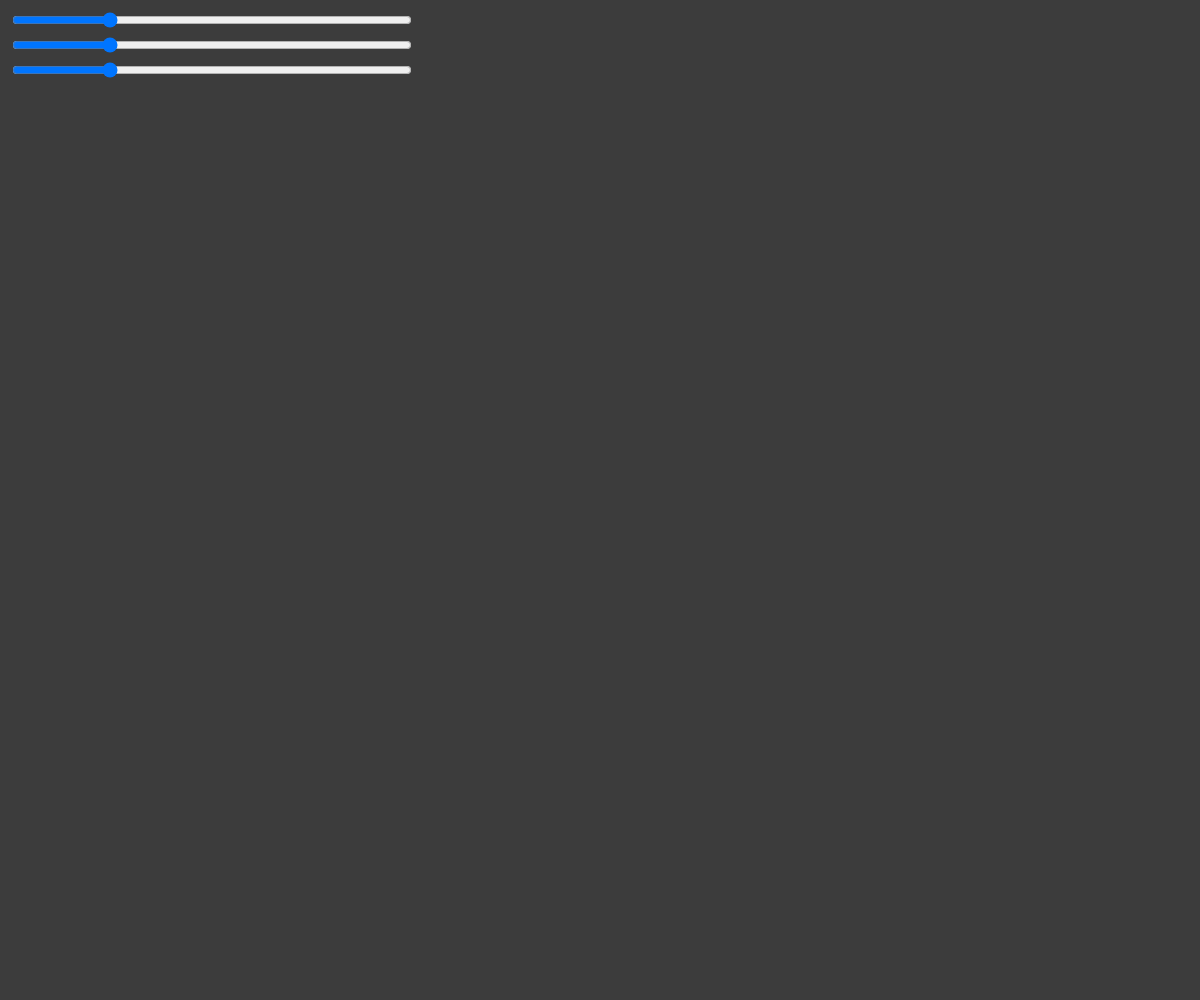
Frame 1 (no input)
Frame 60 (no input): identical to frame 1, image omitted
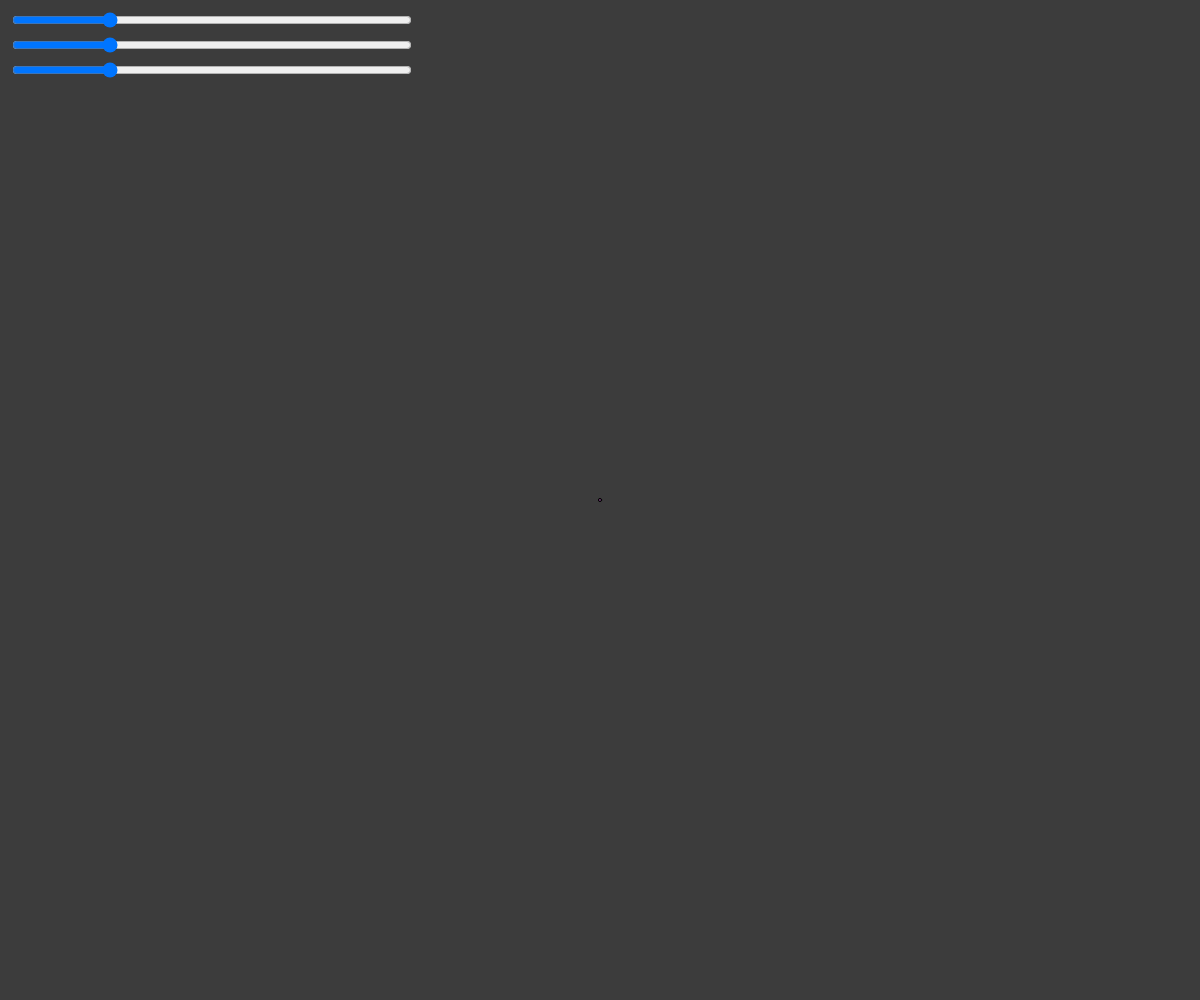
Frame 120 (the mouse pressed at the canvas centre since frame 60)

The p5.js sketch that drew these frames (run headless with seeded random() and noise() and a simulated clock; from frame 60 on, the mouse is pressed at the canvas centre):

// p5.js sketch
// ── sketch.js
// Arrays and Object Notation Assignment
// Laura Lima
// Thursday, October 10th
//
// Extra for Experts:
// I tried to learn how to use vectors. I haven't taken physics yet so I had chatGPT help me with the math of it

// use vectors

// Global variables
let holder = [];
let horizontalMirroring = false;
let verticalMirroring = false;
let oppCornerMirroring = false;
let gravity, sliderBgColor, sliderR, sliderG, sliderB;

function setup() {
  createCanvas(windowWidth, windowHeight);
  gravity = createVector(0, 1);
  variousSliders();
}

function draw() {
  background(sliderR.value(), sliderG.value(), sliderB.value());
  displayParticle();
}

// Display the particles
function displayParticle() {
  // Making particles where mouse is
  for (let particle of holder) {
    fill(particle.color);
    circle(particle.x, particle.y, particle.size);
  }
  // Mirroring particles across the y-axis if horizontalMirroring is true
  if (horizontalMirroring === true){
    for (let particle of holder) {
      fill(particle.color);
      circle(width - particle.x, particle.y, particle.size);
    }
  }
  // Mirroring particles across the x-axis if verticalMirroring is true
  if (verticalMirroring === true){
    for (let particle of holder) {
      fill(particle.color);
      circle(particle.x, height - particle.y, particle.size);
    }
  }
  // Mirroring particles in the quadrant diagonal if oppCornerMirroring is true
  if (oppCornerMirroring === true){
    for (let particle of holder) {
      fill(particle.color);
      circle(width - particle.x, height - particle.y, particle.size);
    }
  }
}

// Making the sliders that are for changing the background
function variousSliders() {
  sliderR = createSlider(0, 255, 60, 5);
  sliderR.position(10, 10);
  sliderR.style("width", "400px");
  sliderG = createSlider(0, 255, 60, 5);
  sliderG.position(10, 35);
  sliderG.style("width", "400px");
  sliderB = createSlider(0, 255, 60, 5);
  sliderB.position(10, 60);
  sliderB.style("width", "400px");
}

// Creating individual particles and adding them to array
function spawnParticle() {
  let particle = {
    x: mouseX,
    y: mouseY,
    color: color(random(255), random(255), random(255), random(255)),
    dx: random(-10, 10),
    dy: random(-10, 10),
    size: random(1, 10),
  };
  holder.push(particle);
}

// Display particles on mouse click
function mousePressed() {
  spawnParticle();
}

function keyPressed() {
  // If h (72) is pressed, the horizontal mirror will change
  if (keyCode === 72){
    horizontalMirroring = !horizontalMirroring;
  }
  // If v (86) is pressed, the vertical mirror will change
  if (keyCode === 86){
    verticalMirroring = !verticalMirroring;
  }
  // If o (79) is pressed, the opposite corner mirror will change
  if (keyCode === 86){
    oppCornerMirroring = !oppCornerMirroring;
  }
  // If a (65) is pressed, the mirroring appears in every quadrant
  if (keyCode === 65){
    horizontalMirroring = true;
    verticalMirroring = true;
    oppCornerMirroring = true;
  }
  // If r (82) is pressed, all mirroring is removed
  if (keyCode === 82){
    verticalMirroring = false;
    horizontalMirroring = false;
    oppCornerMirroring = false;
  }
}
